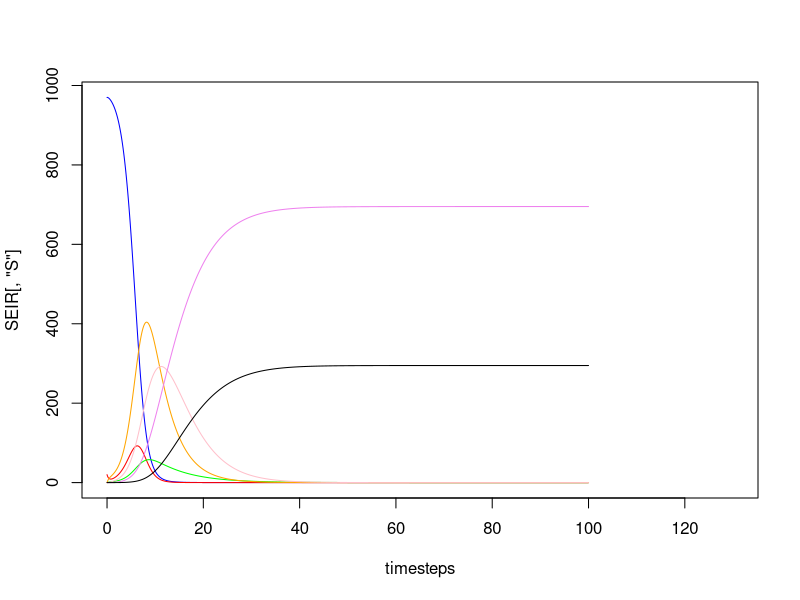

Recreate this plot in R. (Note: this script raises an error after producing the figure.)
##Discrete time model
##covid testing



#matrix setup
#rows=time
#columns=variables(disease compartments)

tstart=0
tend=100
timestep_reduction = 20 #basic timestep is days looking at days
timesteps = seq(tstart, tend, 1/timestep_reduction)

variables = 14 
SEIR = array(dim = c(length(timesteps),variables))
colnames(SEIR) = c("S", "E", "I_a", "I_aa","I_p", "I_ap", "I_m", "I_am", "I_c", "I_ac", "R", "R_a", "D", "D_a")


#initial population sizes
S0 = 970
E0 = 20
I_a0 = 0
I_p0 = 0
I_m0 =  0
I_c0 =  0
R0 = 0
D0 = 0

#ascertained compartments initial population sizes
I_aa0 = 0
I_ap0 = 0
I_am0 = 0
I_ac0 = 0
R_a0 = 0
D_a0 = 0

SEIR[1,] = c(S0, E0, I_a0, I_aa0, I_p0, I_ap0, I_m0, I_am0, I_c0, I_ac0, R0, R_a0, D0, D_a0 )


#####parameter values#####
# sigma = progression rates between infectious compartments 
#gamma = recovery rates
#psi = ascertainments rates
#mu = death rates

# time in I_P ~ 2 days
# time in I_M ~ 7 days
# time in I_C ~ 7 days
# 15% of E goes to I_A
# 10% of I_M goes to critical



#lambda =  #1 this is a function of time so appears in loop
beta = 1 / timestep_reduction
alpha = .1  #2,7 exposed to asymptomatic
m = 0.1     #2,7

sigma_p = 1/4 * (1/timestep_reduction)   #3 presymptomatic to mild
sigma_m = 1/8 * (1/timestep_reduction)   #4 mild to critical symptoms = 10% of I_M
gamma_m = 1/9 * (1/timestep_reduction)   #5 mild to recovery 
gamma_c = 1/10 * (1/timestep_reduction)  #6 critical to recovery
gamma_a = 1/7 * (1/timestep_reduction)   #8 asymptomatic to recovered   ##psi_a + gamma_a = 1
mu_c = 1/6    * (1/timestep_reduction)   #20 critical to death

#####ascertained parameters
r = 0
gamma_til_a = 0#9
gamma_til_m = 0#10
sigma_til_p = 0#11
sigma_til_m = 0#12
gamma_til_c = 0#13
mu_til_c = 0#14
psi_p = 0#15
psi_m = 0#16
psi_c = 0 #17
#18
psi_a = 0#19   ##psi_a + gamma_a = 1


for(t_index in seq(2,nrow(SEIR))){
  N = sum(SEIR[t_index-1,])
  S = SEIR[t_index - 1, "S"]
  E = SEIR[t_index - 1, "E"]
  I_a = SEIR[t_index - 1, "I_a"]
  I_aa = SEIR[t_index - 1, "I_aa"]
  I_p = SEIR[t_index - 1, "I_p"]
  I_ap = SEIR[t_index - 1, "I_ap"]
  I_m = SEIR[t_index - 1, "I_m"]
  I_am = SEIR[t_index - 1, "I_am"]
  I_c = SEIR[t_index - 1, "I_c"]
  I_ac = SEIR[t_index - 1, "I_ac"]
  R = SEIR[t_index - 1, "R"]
  R_a = SEIR[t_index - 1, "R_a"]
  D = SEIR[t_index - 1, "D"]
  D_a = SEIR[t_index - 1, "D_a"]
  
  #lambda is a fucntion of time
  lambda = beta*(((I_a + I_p + I_m + I_c)+r*(I_aa + I_ap + I_am + I_ac))/N)
  
  #time=t+1
  SEIR[t_index, "S"] = S - lambda*S
  SEIR[t_index, "E"] = E + lambda*S - m*E
  SEIR[t_index, "I_a"] = I_a + (alpha*m)*E - (psi_a + gamma_a)*I_a
  SEIR[t_index, "I_aa"] = I_aa + psi_a*I_a - gamma_til_a*I_aa
  SEIR[t_index, "I_p"] = I_p + ((1-alpha)*m)*E - (sigma_p + psi_p)*I_p
  SEIR[t_index, "I_ap"] = I_ap + psi_p*I_p - sigma_til_p*I_ap
  SEIR[t_index, "I_m"] = I_m + sigma_p*I_p - (sigma_m + psi_m + gamma_m)*I_m
  SEIR[t_index, "I_am"] = I_am + sigma_til_p*I_ap + psi_m*I_m - (sigma_til_m + gamma_til_m)*I_am
  SEIR[t_index, "I_c"] = I_c + sigma_m*I_m - (gamma_c + psi_c + mu_c)*I_c
  SEIR[t_index, "I_ac"] = I_ac + psi_c*I_c + sigma_til_m*I_am - (gamma_til_c + mu_til_c)*I_ac
  SEIR[t_index, "R"] = R + gamma_a*I_a + gamma_m*I_m + gamma_c*I_c
  SEIR[t_index, "R_a"] = R_a + gamma_til_a * I_aa + gamma_til_m*I_am + gamma_til_c*I_ac
  SEIR[t_index, "D"] = D + mu_c*I_c
  SEIR[t_index, "D_a"] = D_a + mu_til_c*I_ac

}


plot(timesteps, SEIR[, "S"], type = 'l', col = 'blue', ylim = c(min(SEIR), max(SEIR)), xlim=c(0,130))
lines(timesteps, SEIR[, "E"], col = 'red')
lines(timesteps, SEIR[, "I_a"], col = 'green')
lines(timesteps, SEIR[, "I_p"], col = 'orange')
lines(timesteps, SEIR[, "I_m"], col = 'pink' )
lines(timesteps, SEIR[, "R"], col = 'violet')
lines(timesteps, SEIR[, "D"])

legend(x = tmax- tmax/4, y = max(SEIR)*0.8)

legend(105, 900, legend=c("S", "E", "I_a", "I_p", "I_m" , "R"),
       col=c("blue", "red", "green", "orange", "pink", "violet"), lty=1, cex=0.8)
